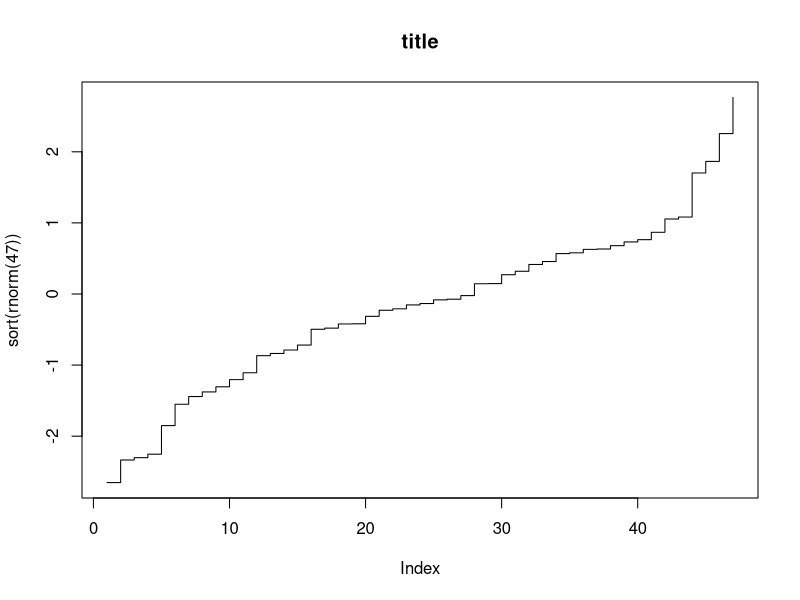

Recreate this plot in R.
## ---- chunk 1
## Example:
y <- 2
## ---- chunk 2
## Example for an if-condition:
if (y == 0) {
  log(y)
} else {
  y ^ 2
}
## ---- chunk 3
## Example for a function:
function(x) {
  x + x
}
## ---- chunk 4
## Example:
plot(x = sort(rnorm(47)), 
     type = "s", 
     main = "title")
